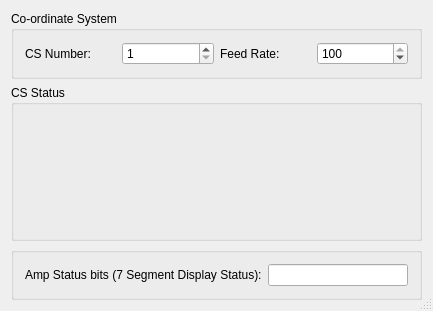
<?xml version="1.0" encoding="UTF-8"?>
<ui version="4.0">
 <class>formCSStatus</class>
 <widget class="QDialog" name="formCSStatus">
  <property name="geometry">
   <rect>
    <x>0</x>
    <y>0</y>
    <width>433</width>
    <height>311</height>
   </rect>
  </property>
  <property name="windowTitle">
   <string>Status bits</string>
  </property>
  <property name="sizeGripEnabled">
   <bool>true</bool>
  </property>
  <layout class="QGridLayout" name="gridLayout_2">
   <item row="0" column="0">
    <widget class="QGroupBox" name="ctrlGroup">
     <property name="title">
      <string>Co-ordinate System</string>
     </property>
     <layout class="QGridLayout" name="gridLayout">
      <item row="0" column="3">
       <widget class="QSpinBox" name="feedSpin">
        <property name="maximum">
         <number>100</number>
        </property>
        <property name="value">
         <number>100</number>
        </property>
       </widget>
      </item>
      <item row="0" column="0">
       <widget class="QLabel" name="textLabel1">
        <property name="text">
         <string>CS Number:</string>
        </property>
        <property name="wordWrap">
         <bool>false</bool>
        </property>
       </widget>
      </item>
      <item row="0" column="2">
       <widget class="QLabel" name="textLabel1_2">
        <property name="text">
         <string>Feed Rate:</string>
        </property>
        <property name="wordWrap">
         <bool>false</bool>
        </property>
       </widget>
      </item>
      <item row="0" column="1">
       <widget class="QSpinBox" name="csSpin">
        <property name="minimum">
         <number>1</number>
        </property>
        <property name="maximum">
         <number>16</number>
        </property>
       </widget>
      </item>
     </layout>
    </widget>
   </item>
   <item row="1" column="0">
    <widget class="QGroupBox" name="ledGroup">
     <property name="sizePolicy">
      <sizepolicy hsizetype="Preferred" vsizetype="Expanding">
       <horstretch>0</horstretch>
       <verstretch>0</verstretch>
      </sizepolicy>
     </property>
     <property name="title">
      <string>CS Status</string>
     </property>
     <layout class="QGridLayout"/>
    </widget>
   </item>
   <item row="2" column="0">
    <widget class="QGroupBox" name="ctrlGroup">
     <layout class="QGridLayout" name="gridLayout">
      <item row="1" column="0">
       <widget class="QLabel" name="textLabel1_2">
        <property name="text">
         <string>Amp Status bits (7 Segment Display Status):</string>
        </property>
        <property name="wordWrap">
         <bool>false</bool>
        </property>
       </widget>
      </item>
      <item row="1" column="1">
       <widget class="QLineEdit" name="lneAmpStatus">
        <property name="readOnly">
         <bool>true</bool>
        </property>
       </widget>
      </item>
     </layout>
    </widget>
   </item>
  </layout>
 </widget>
 <layoutdefault spacing="6" margin="11"/>
 <pixmapfunction>qPixmapFromMimeSource</pixmapfunction>
 <resources/>
 <connections/>
</ui>
